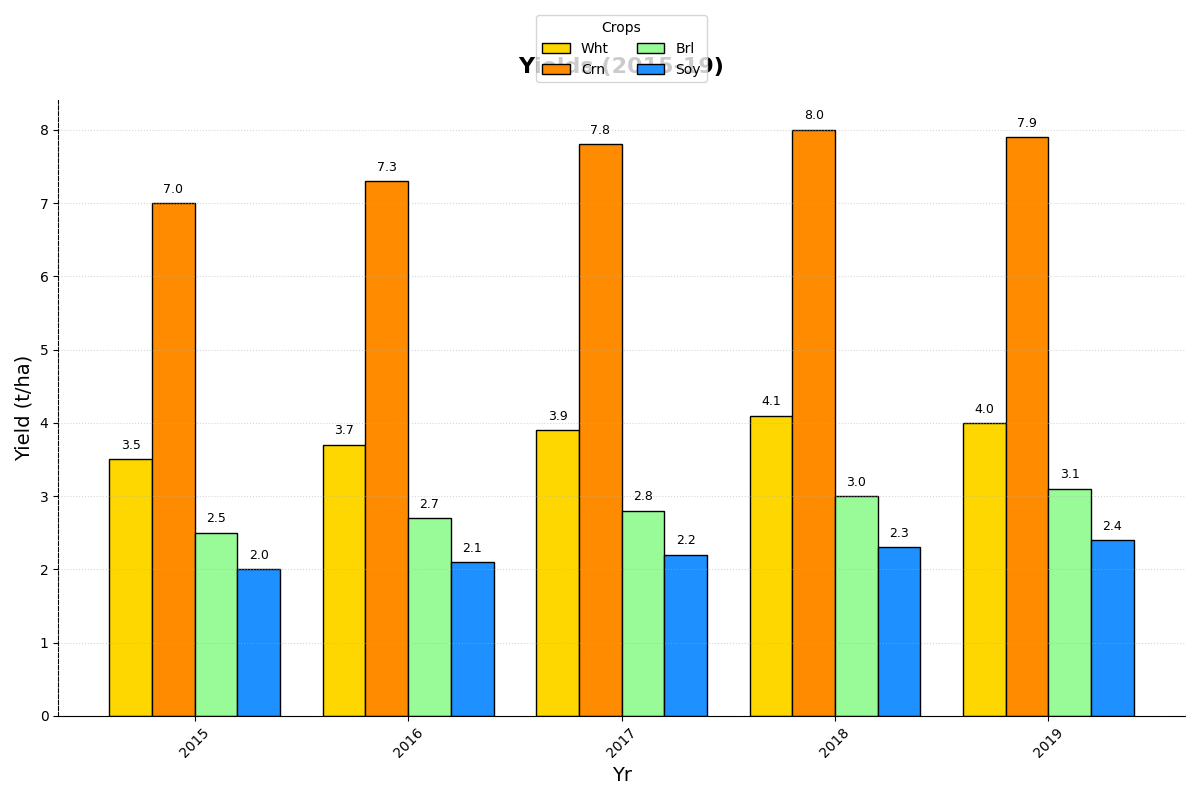

This figure's Python source:
import matplotlib.pyplot as plt
import numpy as np

# Data
years = np.arange(2015, 2020)
crops = ['Wheat', 'Corn', 'Barley', 'Soybeans']

wheat_yield = [3.5, 3.7, 3.9, 4.1, 4.0]
corn_yield = [7.0, 7.3, 7.8, 8.0, 7.9]
barley_yield = [2.5, 2.7, 2.8, 3.0, 3.1]
soybean_yield = [2.0, 2.1, 2.2, 2.3, 2.4]

width = 0.2
x = np.arange(len(years))

fig, ax = plt.subplots(figsize=(12, 8))

# Bars
ax.bar(x - 1.5*width, wheat_yield, width, label='Wht', color='#FFD700', edgecolor='black')
ax.bar(x - 0.5*width, corn_yield, width, label='Crn', color='#FF8C00', edgecolor='black')
ax.bar(x + 0.5*width, barley_yield, width, label='Brl', color='#98FB98', edgecolor='black')
ax.bar(x + 1.5*width, soybean_yield, width, label='Soy', color='#1E90FF', edgecolor='black')

# Titles and labels
ax.set_title("Yields (2015-19)", fontsize=16, fontweight='bold', pad=20)
ax.set_xlabel("Yr", fontsize=14)
ax.set_ylabel("Yield (t/ha)", fontsize=14)

ax.set_xticks(x)
ax.set_xticklabels(years, rotation=45)

ax.legend(title='Crops', loc='upper center', ncol=2, bbox_to_anchor=(0.5, 1.15), fontsize=10)

ax.yaxis.grid(True, linestyle=':', alpha=0.5)

ax.spines['top'].set_visible(False)
ax.spines['right'].set_visible(False)
ax.spines['left'].set_linestyle('dashed')

# Annotations
for i in range(len(years)):
    heights = [wheat_yield[i], corn_yield[i], barley_yield[i], soybean_yield[i]]
    for j, height in enumerate(heights):
        ax.text(i - 1.5*width + j * width, height + 0.1, f'{height}', ha='center', va='bottom', color='black', fontsize=9)

plt.tight_layout()
plt.show()
